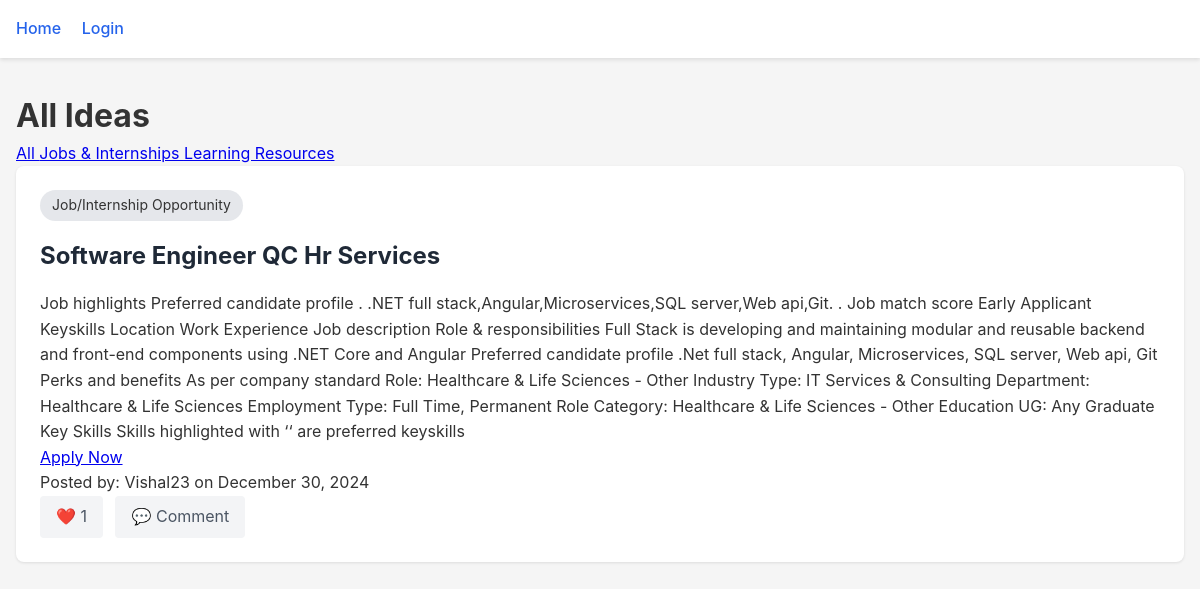
/ideas/, run on the app's committed database.
### ideas/models.py (models this page shows, shortened)
class Idea(models.Model):
    CATEGORY_CHOICES = [
        ('job', 'Job/Internship Opportunity'),
        ('resource', 'Learning Resource/Tool')
    ]
    user = models.ForeignKey(User, on_delete=models.CASCADE)
    category = models.CharField(max_length=20, choices=CATEGORY_CHOICES, default='resource')
    title = models.CharField(max_length=200, blank=True, null=True)
    description = models.TextField(blank=True, null=True)
    image_url = models.URLField(blank=True, null=True)
    company_name = models.CharField(max_length=100, blank=True, null=True)
    location = models.CharField(max_length=100, blank=True, null=True)
    application_url = models.URLField(blank=True, null=True)
    created_at = models.DateTimeField(auto_now_add=True)

### ideas/views.py (the view)
# urls.py: path('', views.idea_list, name='idea_list'),
def idea_list(request):
    category = request.GET.get('category', '')
    if category:
        ideas = Idea.objects.filter(category=category).order_by('-created_at')
    else:
        ideas = Idea.objects.all().order_by('-created_at')
    return render(request, 'ideas/idea_list.html', {'ideas': ideas, 'current_category': category})

### ideas/templates/ideas/idea_list.html (shortened to what this page needs)
{% extends 'base.html' %}
{% block content %}
<h1>All Ideas</h1>
<div class="category-filters">
    <a href="{% url 'idea_list' %}" class="category-button {% if not current_category %}active{% endif %}">
        All
    </a>
    <a href="{% url 'idea_list' %}?category=job" class="category-button {% if current_category == 'job' %}active{% endif %}">
        Jobs & Internships
    </a>
    <a href="{% url 'idea_list' %}?category=resource" class="category-button {% if current_category == 'resource' %}active{% endif %}">
        Learning Resources
    </a>
</div>
{% for idea in ideas %}
    <div class="idea">
        <div class="idea-category">{{ idea.get_category_display }}</div>
        <h2>{{ idea.title|default:"Untitled" }}</h2>
        <p>{{ idea.description }}</p>
        {% if idea.application_url %}
            <a href="{{ idea.application_url }}" class="apply-button" target="_blank">Apply Now</a>
        {% endif %}
        <div class="idea-meta">
            <p>Posted by: {{ idea.user.username }} on {{ idea.created_at|date:"F j, Y" }}</p>
            <div class="idea-actions">
                <a href="{% url 'like_idea' idea.id %}" class="action-button">
                    ❤️ {{ idea.likes.count }}
                </a>
                <a href="{% url 'comment_idea' idea.id %}" class="action-button">
                    💬 Comment
                </a>
            </div>
        </div>
    </div>
{% empty %}
    <p class="no-ideas">No ideas yet. <a href="{% url 'create_idea' %}">Add one!</a></p>
{% endfor %}
{% endblock %}

### ideas/templates/base.html (shortened to what this page needs)
<!DOCTYPE html>
<html lang="en">
<head>
    {% load static %}
    <link rel="stylesheet" href="{% static 'css/styles.css' %}">
</head>
<body>
    <nav>
        <a href="{% url 'idea_list' %}">Home</a>
        {% if user.is_authenticated %}
            <a href="{% url 'create_idea' %}">Add Idea</a>
            <a href="{% url 'logout' %}">Logout</a>
        {% else %}
            <a href="{% url 'login' %}">Login</a>
        {% endif %}
    </nav>
    <div class="content">
        {% block content %}{% endblock %}
    </div>
</body>
</html>

### ideas/static/css/styles.css (style rules this page uses)
* { margin: 0; padding: 0; box-sizing: border-box; }
body { font-family: 'Inter', -apple-system, BlinkMacSystemFont, sans-serif; line-height: 1.6; color: #333; background-color: #f5f5f5; }
nav { background-color: #fff; padding: 1rem; box-shadow: 0 2px 4px rgba(0,0,0,0.1); position: sticky; top: 0; z-index: 1000; }
nav a { margin-right: 1rem; text-decoration: none; color: #2563eb; font-weight: 500; transition: color 0.3s ease; }
.content { max-width: 1200px; margin: 2rem auto; padding: 0 1rem; }
.idea { background: white; border-radius: 8px; padding: 1.5rem; margin-bottom: 1.5rem; box-shadow: 0 1px 3px rgba(0,0,0,0.1); }
.idea-category { display: inline-block; padding: 0.25rem 0.75rem; background-color: #e5e7eb; border-radius: 9999px; font-size: 0.875rem; margin-bottom: 1rem; }
.idea h2 { margin-bottom: 1rem; color: #1f2937; }
.action-button { display: inline-flex; align-items: center; gap: 0.5rem; padding: 0.5rem 1rem; background-color: #f3f4f6; color: #4b5563; border-radius: 4px; text-decoration: none; margin-right: 0.5rem; transition: background-color 0.3s ease; }

### data on the page
Idea: category "Job/Internship Opportunity", title "Software Engineer QC Hr Services", description "Job highlights Preferred candidate profile . .NET full stack,Angular,Microservices,SQL server,Web api,Git. . Job match score Early Applicant Keyskills Location Work Experience Job description Role & responsibilities Full Stack is developing and maintaining modular and reusable backend and front-end components using .NET Core and Angular Preferred candidate profile .Net full stack, Angular, Microservices, SQL server, Web api, Git Perks and benefits As per company standard Role: Healthcare & Life Sciences - Other Industry Type: IT Services & Consulting Department: Healthcare & Life Sciences Employment Type: Full Time, Permanent Role Category: Healthcare & Life Sciences - Other Education UG:…", user.username "Vishal23", created_at "December 30, 2024", likes.count "1"
